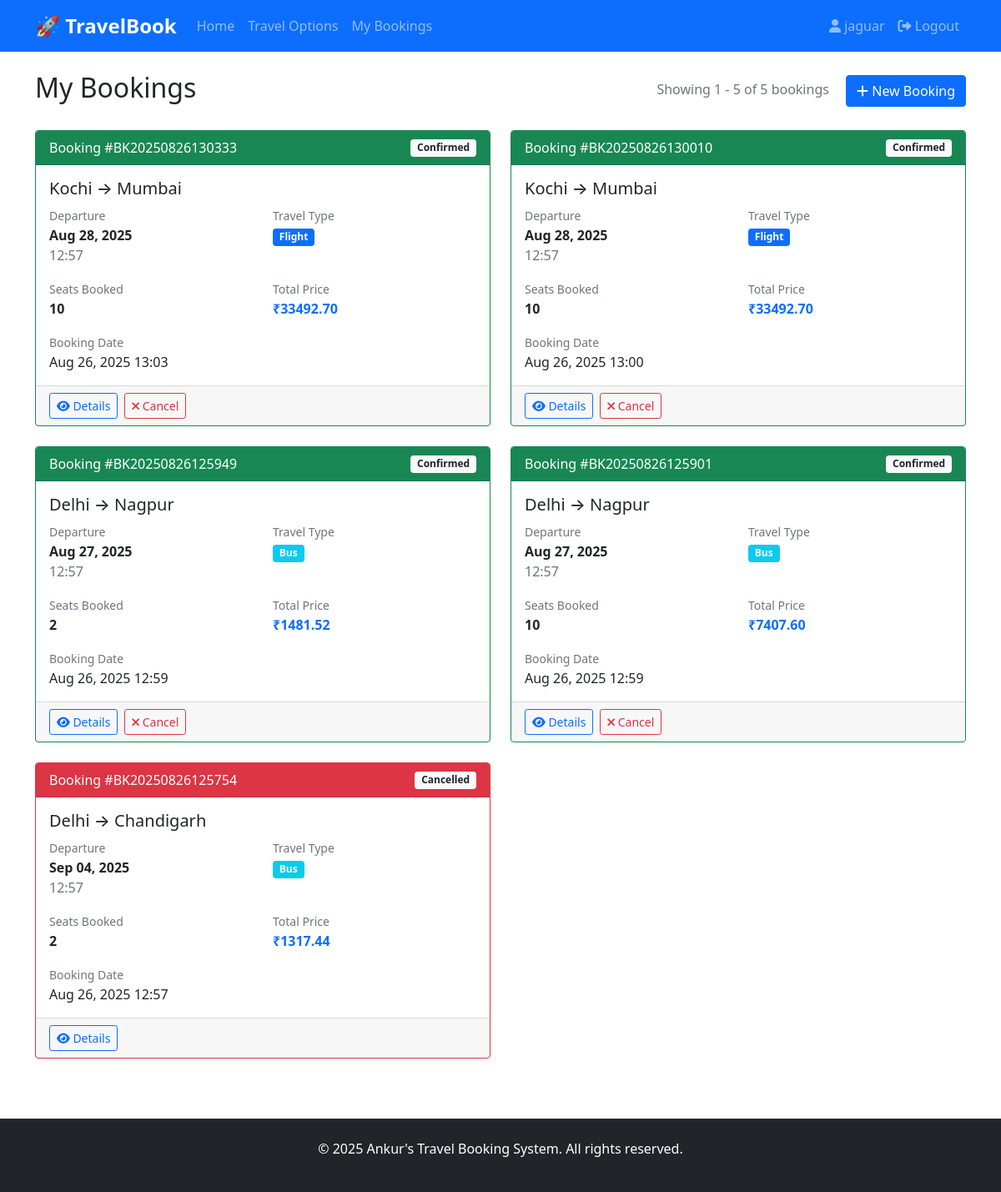
/bookings/ (signed in), run on the app's committed database.
### booking_app/models.py (models this page shows, shortened)
class Booking(models.Model):
    STATUS_CHOICES = [
        ('confirmed', 'Confirmed'),
        ('cancelled', 'Cancelled'),
    ]
    booking_id = models.CharField(max_length=50, unique=True)
    user = models.ForeignKey(
        User, on_delete=models.CASCADE, related_name='bookings')
    travel_option = models.ForeignKey(
        TravelOption, on_delete=models.CASCADE, related_name='bookings')
    number_of_seats = models.IntegerField(validators=[MinValueValidator(1)])
    total_price = models.DecimalField(
        max_digits=10, decimal_places=2, validators=[MinValueValidator(0)])
    booking_date = models.DateTimeField(auto_now_add=True)
    status = models.CharField(
        max_length=10, choices=STATUS_CHOICES, default='confirmed')
    class Meta:
        ordering = ['-booking_date']

class TravelOption(models.Model):
    TRAVEL_TYPES = [
        ('flight', 'Flight'),
        ('train', 'Train'),
        ('bus', 'Bus'),
    ]
    travel_id = models.CharField(max_length=50, unique=True)
    travel_type = models.CharField(max_length=10, choices=TRAVEL_TYPES)
    source = models.CharField(max_length=100)
    destination = models.CharField(max_length=100)
    departure_datetime = models.DateTimeField()
    arrival_datetime = models.DateTimeField()
    price = models.DecimalField(
        max_digits=10, decimal_places=2, validators=[MinValueValidator(0)])
    available_seats = models.IntegerField(validators=[MinValueValidator(0)])
    created_at = models.DateTimeField(auto_now_add=True)
    updated_at = models.DateTimeField(auto_now=True)
    class Meta:
        ordering = ['departure_datetime']

### booking_app/views.py (the view)
# urls.py: path('bookings/', views.booking_list, name='booking_list'),
@login_required
def booking_list(request):
    bookings = Booking.objects.filter(
        user=request.user).order_by('-booking_date')
    bookings_page, paginator = paginate_objects(request, bookings, 8)
    return render(request, 'booking_app/booking_list.html', {
        'bookings': bookings_page,
        'paginator': paginator
    })

### booking_app/utils.py (called while the page is built)
def paginate_objects(request, queryset, items_per_page):
    paginator = Paginator(queryset, items_per_page)
    page = request.GET.get('page')
    try:
        objects_page = paginator.page(page)
    except PageNotAnInteger:
        objects_page = paginator.page(1)
    except EmptyPage:
        objects_page = paginator.page(paginator.num_pages)
    return objects_page, paginator

### booking_app/templates/booking_app/booking_list.html (shortened to what this page needs)
{% extends 'booking_app/base.html' %}
{% block content %}
<div class="row">
    <div class="col-12">
        <div class="d-flex justify-content-between align-items-center mb-4">
            <h2>My Bookings</h2>
            <div>
                <span class="text-muted me-3">
                    Showing {{ bookings.start_index }} - {{ bookings.end_index }} of {{ paginator.count }} bookings
                </span>
                <a href="{% url 'travel_list' %}" class="btn btn-primary">
                    <i class="fas fa-plus"></i> New Booking
                </a>
            </div>
        </div>
        {% if bookings %}
        <div class="row">
            {% for booking in bookings %}
            <div class="col-lg-6 mb-4">
                <div class="card h-100 {% if booking.status == 'cancelled' %}border-danger{% else %}border-success{% endif %}">
                    <div
                        class="card-header d-flex justify-content-between align-items-center {% if booking.status == 'cancelled' %}bg-danger text-white{% else %}bg-success text-white{% endif %}">
                        <span>Booking #{{ booking.booking_id }}</span>
                        <span
                            class="badge {% if booking.status == 'cancelled' %}bg-light text-dark{% else %}bg-light text-dark{% endif %}">
                            {{ booking.get_status_display }}
                        </span>
                    </div>
                    <div class="card-body">
                        <h5 class="card-title">{{ booking.travel_option.source }} → {{ booking.travel_option.destination }}</h5>
                        <div class="row mb-3">
                            <div class="col-6">
                                <small class="text-muted">Departure</small>
                                <p class="mb-0 fw-bold">{{ booking.travel_option.departure_datetime|date:"M d, Y" }}</p>
                                <p class="mb-0 text-muted">{{ booking.travel_option.departure_datetime|time:"H:i" }}</p>
                            </div>
                            <div class="col-6">
                                <small class="text-muted">Travel Type</small>
                                <p class="mb-0">
                                    <span
                                        class="badge {% if booking.travel_option.travel_type == 'flight' %}bg-primary{% elif booking.travel_option.travel_type == 'train' %}bg-success{% else %}bg-info{% endif %}">
                                        {{ booking.travel_option.get_travel_type_display }}
                                    </span>
                                </p>
                            </div>
                        </div>
                        <div class="row">
                            <div class="col-6">
                                <small class="text-muted">Seats Booked</small>
                                <p class="mb-0 fw-bold">{{ booking.number_of_seats }}</p>
                            </div>
                            <div class="col-6">
                                <small class="text-muted">Total Price</small>
                                <p class="mb-0 fw-bold text-primary">₹{{ booking.total_price }}</p>
                            </div>
                        </div>
                        <div class="row mt-3">
                            <div class="col-12">
                                <small class="text-muted">Booking Date</small>
                                <p class="mb-0">{{ booking.booking_date|date:"M d, Y H:i" }}</p>
                            </div>
                        </div>
                    </div>
                    <div class="card-footer">
                        <div class="d-flex gap-2">
                            <a href="{% url 'booking_detail' booking.booking_id %}" class="btn btn-outline-primary btn-sm">
                                <i class="fas fa-eye"></i> Details
                            </a>
                            {% if booking.status == 'confirmed' %}
                            <form method="post" action="{% url 'cancel_booking' booking.booking_id %}">
                                <button type="submit" class="btn btn-outline-danger btn-sm"
                                    onclick="return confirm('Are you sure you want to cancel this booking?')">
                                    <i class="fas fa-times"></i> Cancel
                                </button>
                            </form>
                            {% endif %}
                        </div>
                    </div>
                </div>
            </div>
            {% endfor %}
        </div>
        {% endif %}
    </div>
</div>
{% endblock %}

### booking_app/templates/booking_app/base.html (shortened to what this page needs)
<!DOCTYPE html>
<html lang="en">
<head>
    <link href="https://cdn.jsdelivr.net/npm/bootstrap@5.1.3/dist/css/bootstrap.min.css" rel="stylesheet">
    <link href="https://cdnjs.cloudflare.com/ajax/libs/font-awesome/6.0.0/css/all.min.css" rel="stylesheet">
</head>
<body>
    <nav class="navbar navbar-expand-lg navbar-dark bg-primary">
        <div class="container">
            <a class="navbar-brand" href="{% url 'home' %}">🚀 TravelBook</a>
            <div class="collapse navbar-collapse" id="navbarNav">
                <ul class="navbar-nav me-auto">
                    <li class="nav-item">
                        <a class="nav-link" href="{% url 'home' %}">Home</a>
                    </li>
                    <li class="nav-item">
                        <a class="nav-link" href="{% url 'travel_list' %}">Travel Options</a>
                    </li>
                    {% if user.is_authenticated %}
                    <li class="nav-item">
                        <a class="nav-link" href="{% url 'booking_list' %}">My Bookings</a>
                    </li>
                    {% endif %}
                </ul>
                <ul class="navbar-nav">
                    {% if user.is_authenticated %}
                    <li class="nav-item">
                        <a class="nav-link" href="{% url 'profile' %}">
                            <i class="fas fa-user"></i> {{ user.username }}
                        </a>
                    </li>
                    <li class="nav-item">
                        <a class="nav-link" href="{% url 'logout' %}">
                            <i class="fas fa-sign-out-alt"></i> Logout
                        </a>
                    </li>
                    {% endif %}
                </ul>
            </div>
        </div>
    </nav>
    <div class="container mt-4">
        {% block content %}
        {% endblock %}
    </div>
    <footer class="bg-dark text-white text-center py-4 mt-5">
        <div class="container">
            <p>&copy; 2025 Ankur's Travel Booking System. All rights reserved.</p>
        </div>
    </footer>
</body>
</html>

### booking_app/templates/booking_app/base.html (style rules this page uses)
.navbar-brand { font-weight: bold; font-size: 1.5rem; }

### data on the page
Booking: booking_id "BK20250826130333", status "Confirmed", travel_option.source "Kochi", travel_option.destination "Mumbai", travel_option.departure_datetime "Aug 28, 2025", travel_option.departure_datetime "12:57", travel_option.travel_type "Flight", number_of_seats "10", total_price "33492.70", booking_date "Aug 26, 2025 13:03", shows "Cancel"
Booking: booking_id "BK20250826130010", status "Confirmed", travel_option.source "Kochi", travel_option.destination "Mumbai", travel_option.departure_datetime "Aug 28, 2025", travel_option.departure_datetime "12:57", travel_option.travel_type "Flight", number_of_seats "10", total_price "33492.70", booking_date "Aug 26, 2025 13:00", shows "Cancel"
Booking: booking_id "BK20250826125949", status "Confirmed", travel_option.source "Delhi", travel_option.destination "Nagpur", travel_option.departure_datetime "Aug 27, 2025", travel_option.departure_datetime "12:57", travel_option.travel_type "Bus", number_of_seats "2", total_price "1481.52", booking_date "Aug 26, 2025 12:59", shows "Cancel"
Booking: booking_id "BK20250826125901", status "Confirmed", travel_option.source "Delhi", travel_option.destination "Nagpur", travel_option.departure_datetime "Aug 27, 2025", travel_option.departure_datetime "12:57", travel_option.travel_type "Bus", number_of_seats "10", total_price "7407.60", booking_date "Aug 26, 2025 12:59", shows "Cancel"
Booking: booking_id "BK20250826125754", status "Cancelled", travel_option.source "Delhi", travel_option.destination "Chandigarh", travel_option.departure_datetime "Sep 04, 2025", travel_option.departure_datetime "12:57", travel_option.travel_type "Bus", number_of_seats "2", total_price "1317.44", booking_date "Aug 26, 2025 12:57"

### other printed values
{{ user.username }} "jaguar"
{{ bookings.start_index }} "1"
{{ bookings.end_index }} "5"
{{ paginator.count }} "5"
